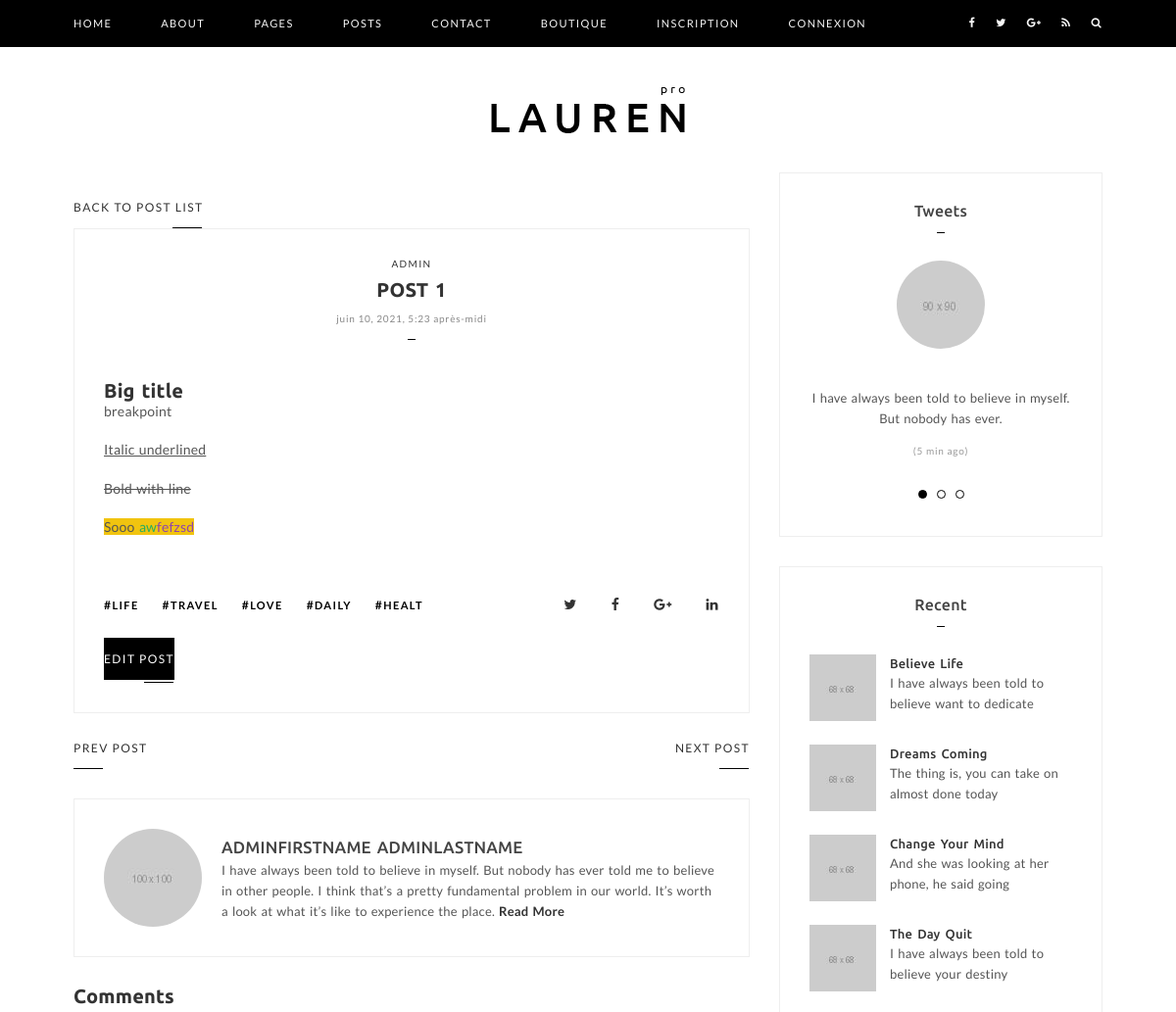
The page /post/post-1 (upper part) on the database as committed earlier.
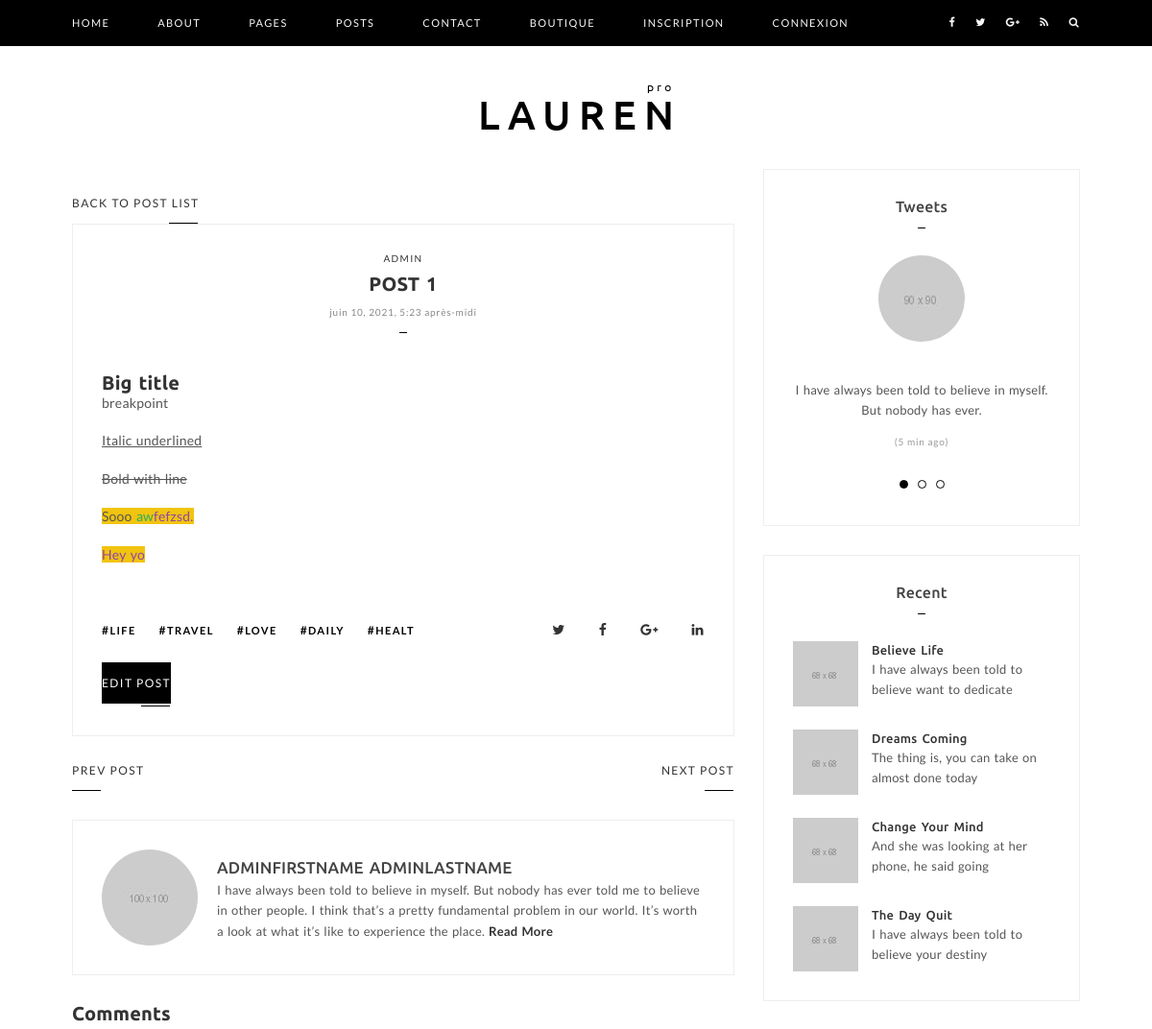
The same page on the database as committed later.
### blog/models.py (models this page shows, shortened)
class Post(models.Model):
    author = models.ForeignKey(Account, verbose_name='Author of the post', on_delete=models.CASCADE)
    title = models.CharField(max_length=255, null=True)
    slug = models.SlugField(max_length=40, null=True)
    body = RichTextField(blank=True, null=True)
    bodyPreview = models.TextField(max_length=500, null=True)
    main_img = models.ImageField(upload_to='images/', null=True, blank=True)
    date_added = models.DateTimeField(auto_now_add=True)
    class Meta:
        ordering = ['-date_added']

### account/models.py (models this page shows, shortened)
class Account(models.Model):
    user = models.ForeignKey(User, verbose_name='Associated user', on_delete=models.CASCADE)
    userId = models.IntegerField(null=True)
    def __str__(self):
        return self.user.username

### blog/views.py (the view)
# urls.py: path('post/<slug:slug>', views.postPage, name='post_detail'),
def postPage(request, slug):
    post = Post.objects.get(slug=slug)
    logged = request.user.is_authenticated
    admin = 0
    for group in request.user.groups.all():
        if group.name == 'admin':
            admin = 1
    if request.method == 'POST':
        if logged:
            form = CommentLoggedForm(request.POST)
            if form.is_valid():
                comment = form.save(commit=False)
                comment.post = post
                comment.name = request.user.username
                comment.email = request.user.email
                comment.save()
                return redirect('post_detail', slug=post.slug)
        else:
            form = CommentForm(request.POST)
            if form.is_valid():
                comment = form.save(commit=False)
                comment.post = post
                comment.save()
                return redirect('post_detail', slug=post.slug)
    elif logged:
        form = CommentLoggedForm()
    else:
        form = CommentForm()
    return render(request, 'blog/post.html', {'post': post, 'form': form, 'admin': admin})

### templates/blog/post.html (shortened to what the changed rows need)
{% extends 'base/main.html' %}
{% block contenu %}
{% load static %}
<section class="main-content">
    <div class="container">
        <div class="row">
            <div class="col-md-8">
                <div class="page">
                    <div class="post-page-container">
                        <div class="page-title">
                            <span class="category"><a href="#">{{ post.author }}</a></span>
                            <h1>{{ post.title }}</h1>
                            <time class="post-date">{{ post.date_added }}</time>
                        </div>
                        <div class="page-content">
                            <p>
                                {{ post.body|safe }}
                            </p>
                        </div>
                    </div>
                    <div class="widget widget-author-box">
                        <div class="widget-content">
                            <div class="author-box-content clearfix">
                                <div class="author-name">
                                    <h3>{{ post.author.user.first_name }} {{ post.author.user.last_name }}</h3>
                                </div>
                            </div>
                        </div>
                    </div>
                    <div class="post-comments">
                        <h1>Comments</h1>
                        <br>
                        <br>
                        <br>
                        <br>
                    </div>
                </div>
            </div>
        </div>
    </div>
</section>
{% endblock %}

Rows that differ between the two databases and show on the page:
changed Post "POST 1": body "Big title breakpoint Italic underlined Bold with line Sooo aw fefzsd" → "Big title breakpoint Italic underlined Bold with line Sooo aw fefzsd. Hey yo"
